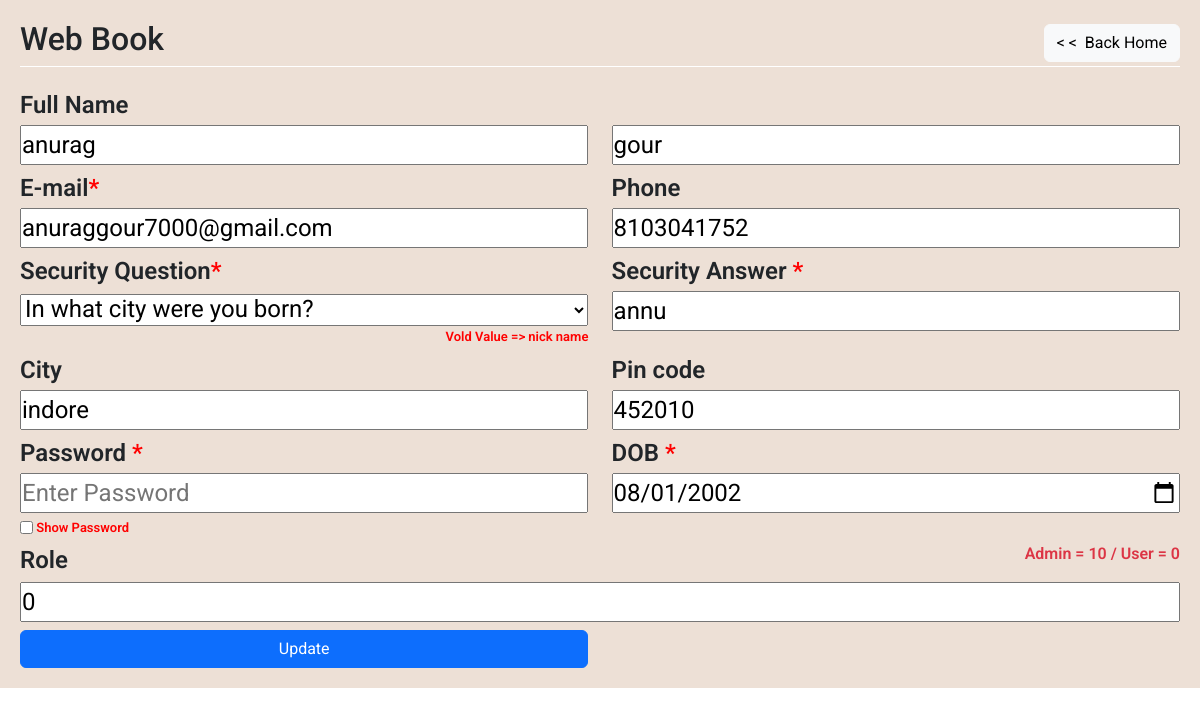
/update.php?id=12, run on the app's committed database.
### tables this page shows
CREATE TABLE `systemconfig` (
  `id` int(11) NOT NULL,
  `title` varchar(255) NOT NULL,
  `value` varchar(255) NOT NULL,
  `dt` datetime NOT NULL DEFAULT CURRENT_TIMESTAMP
);

CREATE TABLE `info` (
  `id` int(11) NOT NULL,
  `fname` varchar(255) NOT NULL,
  `lname` varchar(255) NOT NULL,
  `email` varchar(255) NOT NULL,
  `password` varchar(255) NOT NULL,
  `securityquestion` varchar(255) NOT NULL,
  `securityanswer` varchar(255) NOT NULL,
  `birthdate` date NOT NULL,
  `phone` varchar(255) DEFAULT NULL,
  `gender` varchar(255) NOT NULL,
  `pincode` int(11) DEFAULT NULL,
  `location` varchar(255) DEFAULT NULL,
  `role` varchar(255) NOT NULL,
  `dt` datetime NOT NULL DEFAULT CURRENT_TIMESTAMP
);

### db.php (called while the page is built, shortened)
<?php
$db_name = "mysql:host=localhost;dbname=test";
$conn = new PDO($db_name,"root","");
$company_name = $conn->query("SELECT * FROM systemconfig WHERE id='1'")->fetch()['value'];
?>

### update.php (the view, shortened to what this page needs)
<?php
include('db.php');
include('bootstrap.php');
if(!isset($_GET['pf'])){
    $pf= false;
    ?>
    <?php
}
$id = $_GET['id'];
        ?>
        <?php
$sql = $conn->query("SELECT * FROM info where id=".$id."")->fetch();
?>
<!DOCTYPE html>
<html lang="en">
<head>
</head>
<body>
    <div class="main-container">
        <form action="editfile.php?id=<?=$id?>" method="post">
            <div class="titlehead">
            <a href="home.php" style="text-decoration: none;" class="text-dark"><h2><?=$company_name?></h2></a>
                <a href="home.php" class="btn btn-light changedn">< < &nbsp;Back Home</a>
            </div>
			<label for="" class="changedn">Full Name</label>
			<div class="df changedn" style="flex-direction:row!important;">
				<input type="text" name="fname" value="<?=$sql['fname']?>" class="w-50 changedn" placeholder="First Name">
				<input type="text" name="lname" value="<?=$sql['lname']?>" class="w-50 changedn" placeholder="Last Name">
			</div>
            <div class="df">
                <div class="sub-df" >
                    <label for="" class="changedn">E-mail<span style="color:red;">*</span></label>
			        <input type="email" style="width: 100%;"
                     class="changedn" name="email" value="<?=$sql['email']?>" placeholder="E-mail">
                </div>
                <div class="sub-df" >
                    <label for="" class="changedn">Phone</label>
                    <input type="text" class="changedn" style="width: 100%;"
                    name="phone" value="<?=$sql['phone']?>" placeholder="Enter Phone">
                </div>
            </div>
            <div class="df">
                    <div class="sub-df changedn" >
                    <label for="">Security Question<span style="color:red;">*</span></label>
                    <select name="securityquestion" style="width: 100%;" required>
                            <option value="In what city were you born?">In what city were you born?</option>
                    </select>
                    <p style="color:red;margin: 0px;font-size: small;display: flex;justify-content: end;">Vold Value => <?=$sql['securityquestion']?></p>
                </div>
                <div class="sub-df changedn"  >
                    <label for="">Security Answer <span style="color:red;">*</span>&nbsp;</label>
                    <input type="text" name="securityanswer" placeholder="Enter Security Answer"
                    style="width: 100%;" maxlength="12" value="<?=$sql['securityanswer']?>" required>
                </div>
            </div>
            <div class="df">
                <div class="sub-df" >
                    <label for="" class="changedn">City</label>
                    <input type="text" class="changedn" name="location"
                    style="width: 100%;" value="<?=$sql['location']?>" placeholder="City" maxlength="12">
                </div>
                <div class="sub-df changedn" >
                    <label for="">Pin code </label>
                    <input type="text" name="pincode" placeholder="Enter Pin Code"
                    style="width: 100%;" maxlength="12" value="<?=$sql['pincode']?>">
                </div>
            </div>
            <div class="df">
                <div class="sub-df wc" >
                    <label for="" >Password <span style="color:red;">*</span></label>
                    <input type="password" name="password" id="pass" minlength="8"
                    placeholder="Enter Password" style="width: 100%;" required>
                    <div class="sp showpassmode">
                        <input type="checkbox" onclick="validateForm()">
                        <p class="ifp" style="margin-bottom:0px;font-size: small;">&nbsp;Show Password</p>
                    </div>
                </div>
                <div class="sub-df changedn wc" >
                <label for=""> DOB <span style="color:red;">*</span></label>
                    <input type="date" name="birthdate" placeholder="Enter Security Question"
                    style="width: 100%;" max="<?=date('Y-m-d')?>" value="<?=$sql['birthdate']?>" required>
                </div>
            </div>
             <div class="changedn useradminrolecheck">
                <div class="df">
                    <label for="">Role</label>
                    <p class="text-danger text-right" style="font-size: medium;">Admin = 10 / User = 0</p>
                </div>
                <input type="number" name="role" value="<?=$sql['role']?>" style="width: 100%;">
            </div>
            <?php
            if(!$pf){
                $changeandupdate="Update";
            }else{
                $changeandupdate="Change";
            }
            ?>
			<input type="submit" value="<?=$changeandupdate?>" class="mt-2 btn btn-primary w-50">
		</form>
	</div>
</body>
</html>

### update.php (style rules this page uses)
.changedn { display: block; }
.useradminrolecheck { display: block; }
* { margin: 0; padding: 0; box-sizing: border-box; font-family: 'Roboto', sans-serif; }
.main-container { display: flex; justify-content: space-between; align-items: center; justify-content: center; background-color: antiquewhite; width: 100%; height: 100vh; font-size: 24px; font-weight: 600; }
form { display: flex; background-color:rgba(226, 214, 214, 0.5); padding: 20px 60px; flex-direction: column; justify-content: center; width: 50%; }
label { margin-top: 5px; margin-bottom: 2px; }
form .titlehead { display: flex; border-bottom: 1px solid white; align-items: center; justify-content: space-between; margin-bottom: 15px; }
.df { display: flex; justify-content: space-between; width: 100%; }
.sub-df { width: 49%; }
.w-50 { width: 49% !important ; }
.text-right { margin-top: 5px; text-align: end; font-size: 20px; }
.sp { display: flex; align-items: center; justify-content: flex-start; font-size: small; color:red; margin-top: 5px; }
.showpassmode { justify-content: flex-start; }
input[type="date"] { width: 100% !important; }
@media (max-width:1200px) { .main-container { height: auto; } }
@media (max-width:1200px) { form { width: 100vw; padding: 20px !important; } }

### data on the page
systemconfig: value "Web Book"
info: fname "anurag", lname "gour", email "anuraggour7000@gmail.com", phone "8103041752", securityquestion "nick name", securityanswer "annu", location "indore", pincode "452010", birthdate "08/01/2002", role "0"
